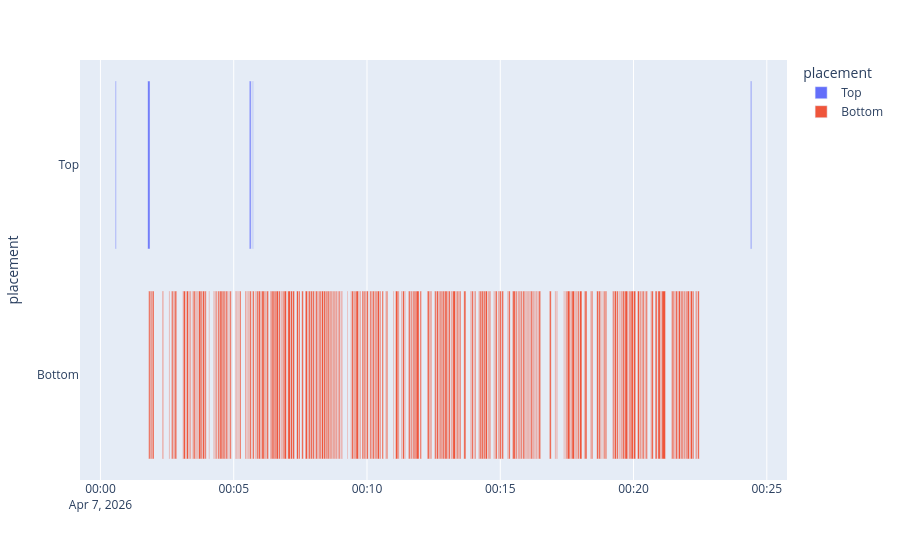

Notebook code cell kept with this figure:
### Code cell
import plotly.express as px

fig = px.timeline(
    data_frame=df,
    x_start="start",
    x_end="end",
    y="placement",
    hover_name="text",
    hover_data="text",
    color="placement",
)

fig.show()

### Figure 1 — Plotly figure (JSON) as saved in the notebook; plotly's stock layout.template omitted (floating-point values rounded to 4 significant figures; data arrays with more than 128 entries replaced by an {"elided": "..."} marker saying what was removed)
{"data": [{"base": ["2026-04-07T00:00:33.534000", "2026-04-07T00:01:46.523000", "2026-04-07T00:05:35.252000", "2026-04-07T00:05:39.631000", "2026-04-07T00:05:40.632000", "2026-04-07T00:05:40.882000", "2026-04-07T00:05:41.383000", "2026-04-07T00:05:42.133000", "2026-04-07T00:05:43.385000", "2026-04-07T00:05:44.302000", "2026-04-07T00:24:23.379000"], "customdata": [["\"Hell's Paradise\""], ["\"Heart and Reason\""], ["\"Ninpo: Unformed Blade\""], ["Not even my Unformed Blade, which is comparable to steel, works against him."], ["\"Ninpo: Savage Headbutt\"\n\"Ninpo: Aqueous Bomb\""], ["\"Ninpo: Quilt of Thorns\"\n\"Ninpo: Aqueous Bomb\""], ["What else do I have?"], ["\"Ninpo: Zephyr Weave\"\n\"Ninpo: Savage Headbutt\""], ["\"Ninpo: Savage Headbutt\""], ["\"Ninpo: Savage Headbutt\"\n\"Ninpo: Wild Archer\""], ["English Translator: MX International, Inc.\nTranslation Editor: Alica Ashby\nTranslation Checker: Michelle Tymon"]], "hovertemplate": "<b>%{hovertext}</b><br><br>placement=%{y}<br>start=%{base}<br>end=%{x}<br>text=%{customdata[0]}<extra></extra>", "hovertext": ["\"Hell's Paradise\"", "\"Heart and Reason\"", "\"Ninpo: Unformed Blade\"", "Not even my Unformed Blade, which is comparable to steel, works against him.", "\"Ninpo: Savage Headbutt\"\n\"Ninpo: Aqueous Bomb\"", "\"Ninpo: Quilt of Thorns\"\n\"Ninpo: Aqueous Bomb\"", "What else do I have?", "\"Ninpo: Zephyr Weave\"\n\"Ninpo: Savage Headbutt\"", "\"Ninpo: Savage Headbutt\"", "\"Ninpo: Savage Headbutt\"\n\"Ninpo: Wild Archer\"", "English Translator: MX International, Inc.\nTranslation Editor: Alica Ashby\nTranslation Checker: Michelle Tymon"], "legendgroup": "Top", "marker": {"color": "#636efa", "pattern": {"shape": ""}}, "name": "Top", "orientation": "h", "showlegend": true, "textposition": "auto", "type": "bar", "x": [1876, 4922, 3587, 1000, 250, 501, 750, 1252, 917, 501, 2502], "xaxis": "x", "y": ["Top", "Top", "Top", "Top", "Top", "Top", "Top", "Top", "Top", "Top", "Top"], "yaxis": "y"}, {"base": {"elided": "266 str values"}, "customdata": {"elided": "266x1 str values"}, "hovertemplate": "<b>%{hovertext}</b><br><br>placement=%{y}<br>start=%{base}<br>end=%{x}<br>text=%{customdata[0]}<extra></extra>", "hovertext": {"elided": "266 str values"}, "legendgroup": "Bottom", "marker": {"color": "#EF553B", "pattern": {"shape": ""}}, "name": "Bottom", "orientation": "h", "showlegend": true, "textposition": "auto", "type": "bar", "x": {"elided": "266 int values"}, "xaxis": "x", "y": {"elided": "266 str values"}, "yaxis": "y"}], "layout": {"barmode": "overlay", "legend": {"title": {"text": "placement"}, "tracegroupgap": 0}, "margin": {"t": 60}, "xaxis": {"anchor": "y", "domain": [0, 1], "type": "date"}, "yaxis": {"anchor": "x", "categoryarray": ["Bottom", "Top"], "categoryorder": "array", "domain": [0, 1], "title": {"text": "placement"}}}}
